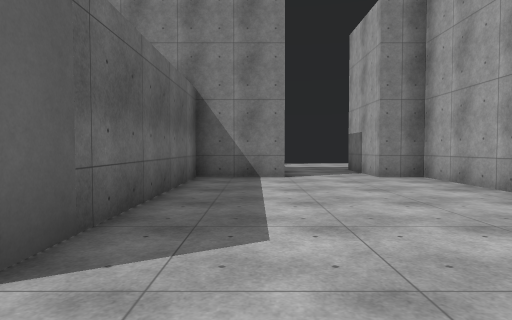
View 1 (above)

16 first-person views from a walk through a Unity game level. The camera is 1.3 m above the floor, tilts 2° down and sees 75° across. The floor is counted in squares, 2 m on a side. Each view is taken from the middle of a square. On the plan, view 1 faces up. The plan holds only what a view shows up to about 10 squares ahead; the rest is blank. The place goes on beyond the plan. Some animated figures are left out. Surface patterns are stand-ins for the level's own textures.

View 2
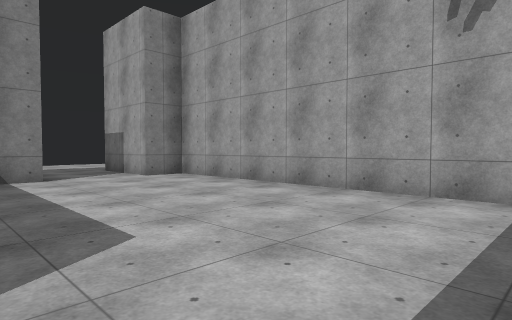

View 3
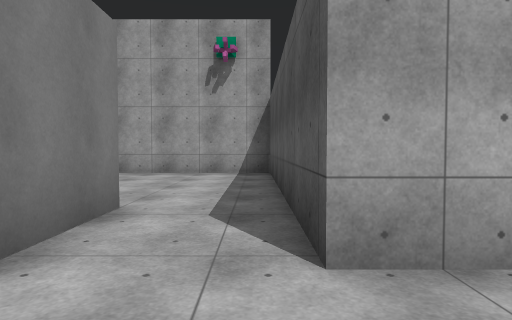

View 4
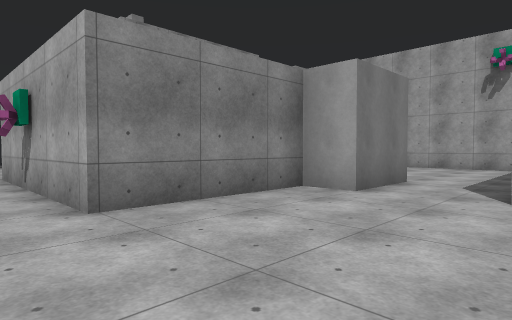

View 5
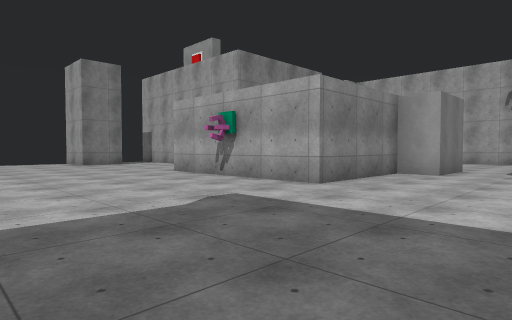

View 6
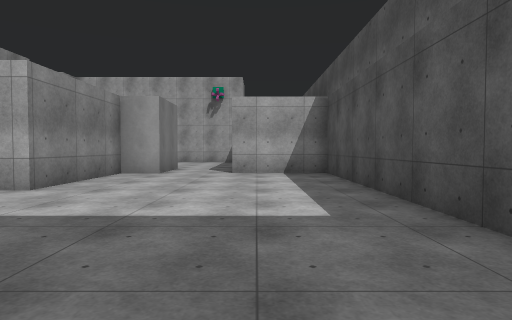

View 7
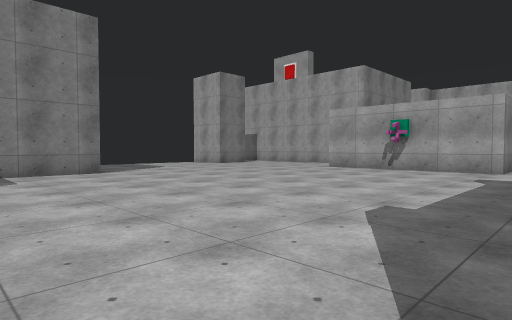

View 8
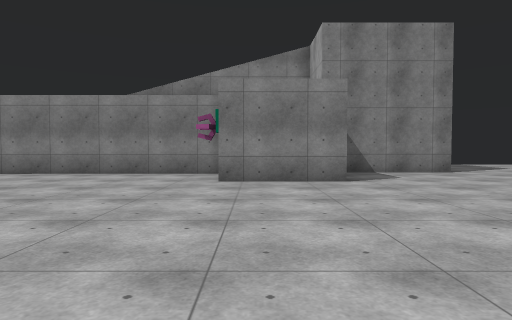

View 9
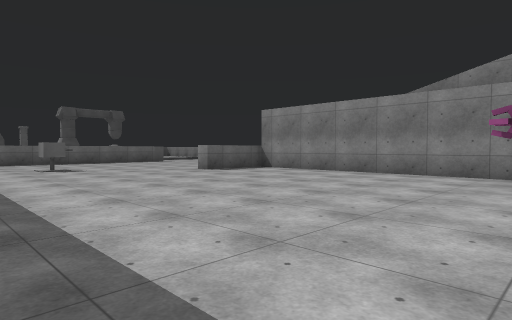

View 10
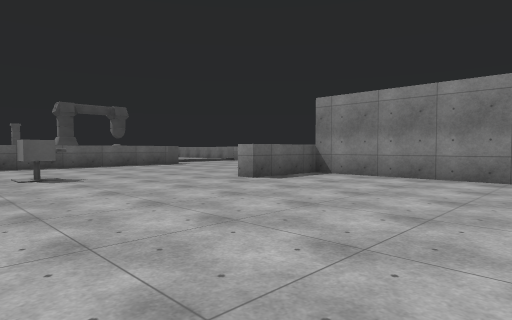

View 11
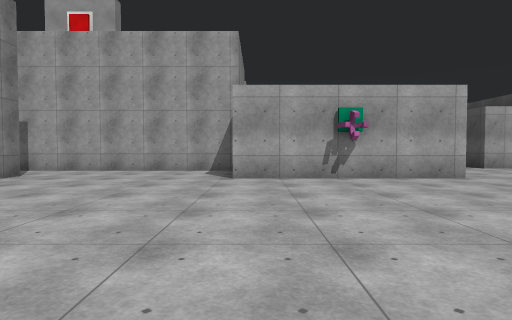

View 12
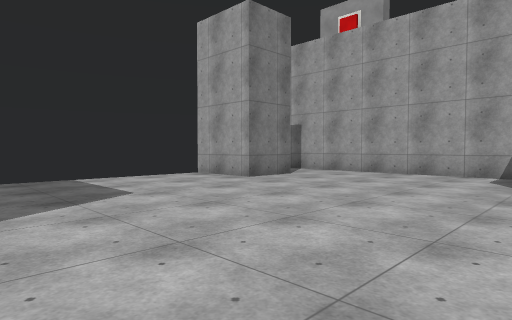

View 13
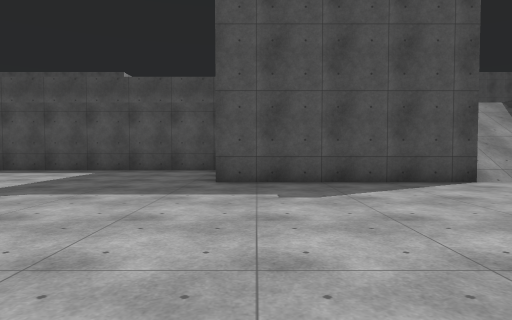

View 14
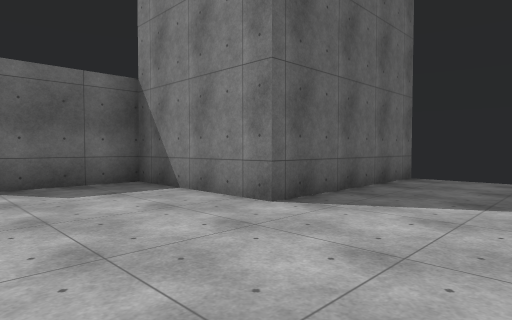

View 15
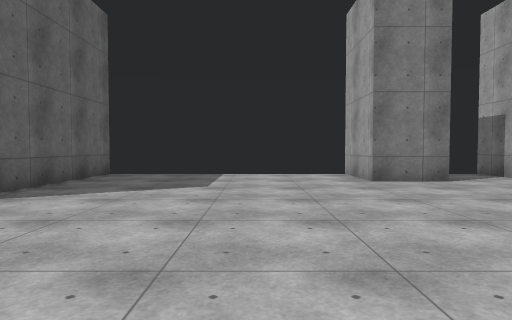

View 16
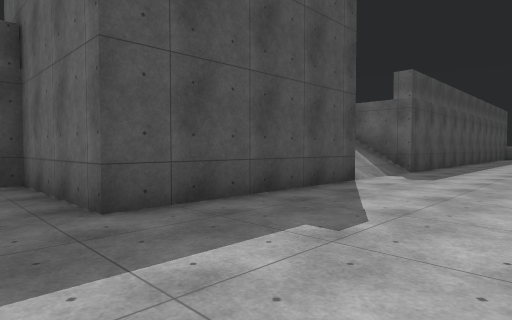

### Floor plan
Points are (right, up) in squares from view 1. A wall is a line through its corners. A room is listed if a view was taken in it or the views show most of it. See-through windows are left out.
Room 1 (views 1, 2)
walls: (-1.3, 1.5) (-3.2, 1.5); (3.8, -0.5) (3.8, 7.5) (2.8, 7.5); (0.8, 7.5) (-1.4, 7.5) (-1.4, 1.8); (-3.2, -0.4) (3.4, -0.4)
ways out: opening at (-2.5, 0.5) to room 2; opening at (1.5, 8)
Room 2 (views 3, 4, 5, 6, 7, 8, 9, 10, 11, 12, 13, 14, 15, 16)
walls: (-17.1, 7.5) (-19.8, 7.5); (-17.3, 0.6) (-12.2, 0.6) (-12.2, -2.9) (-3.2, -2.9) (-3.2, -0.4); (-19.9, 9.5) (-27.2, 9.5) (-27.2, 7.2) (-27.7, 7.2); (-13.7, 14.5) (-13.7, 10) (-17.2, 10) (-17.2, 7.8); (-21.9, 0.6) (-20.2, 0.6); (-4.4, 7.6) (-4.4, 14.5); (-6.1, 12.5) (-7.7, 12.5) (-7.7, 14.5); (-3.2, 1.5) (-3.2, 2.5) (-6.9, 2.5) (-6.9, 7.5)
ways out: opening at (-2.5, 0.5) to room 1; opening at (-19, 0.3)
objects: other object (-20, 9); other object (-7, 5)

Positions as (right, up) in squares from view 1, and headings:
1: (0, 0), facing up
2: (-1, 0), facing up-right
3: (-5, 0), facing right
4: (-8, -1), facing up-right
5: (-12, -1), facing up-right
6: (-12, -1), facing right
7: (-17, 1), facing up-right
8: (-19, 1), facing up
9: (-19, 1), facing up-left
10: (-22, 2), facing up-left
11: (-14, 7), facing right
12: (-13, 7), facing up-right
13: (-13, 7), facing down
14: (-11, 7), facing up-left
15: (-10, 6), facing up
16: (-11, 4), facing down-left
